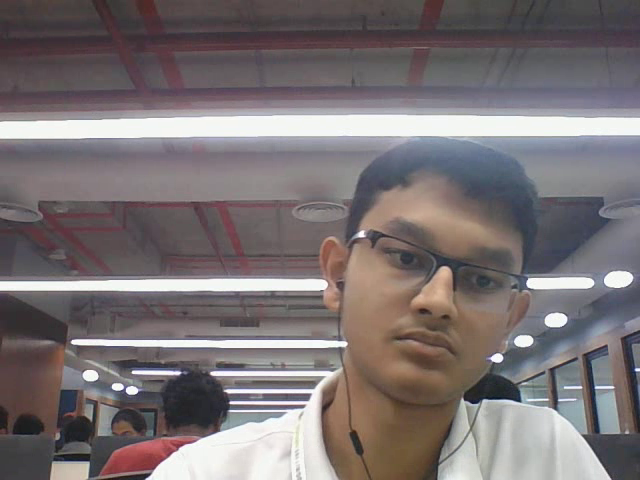
#> input picture frame 38 of output_eye.avi, 640 x 480 px, given in place of the camera
$ python eye_detection.py
#> lines starting #> are read from the running program, lines starting #| are printed output that depends on the picture; after the words box and inside, x2 and y2 are one past the last pixel; in counts of white or black regions, pixels touching at a corner belong together
import cv2 as cv
import time

CENTER_COORDS_LIST = [(630, 10), (10, 10), (10, 471), (630, 471)] # The list of coordinate positions where object is moving
RADIUS_OBJ = 10
FONT = cv.FONT_HERSHEY_SIMPLEX

def detect_and_display(frame, face_cascade, eyes_cascade, frame_count, change_phase, phase_count):

    """
    This is a helper method for detecting face and eyes per frame
    To be used in the main function eye_face_tracker
    This function tracks the eyes per frame
    :param frame: to detect
    :param face_cascade: Face haar cascade
    :param eyes_cascade: Eyes haar cascade
    :param frame_count: The number of frames elapsed since start of video stream
    :param change_phase: A boolean value indicating whether phase has to be changed
    :param phase_count: The phase of motion the object is in
    :return: void method displays frame
    """
    # Flipping the frame and getting a normalized histogram for eye-detection
    frame = cv.flip(frame, 1)
    frame_gray = cv.cvtColor(frame, cv.COLOR_BGR2GRAY)
    frame_gray = cv.equalizeHist(frame_gray)

    # Detecting faces
    faces = face_cascade.detectMultiScale(frame_gray)
    for x, y, w, h in faces:

        # Selecting region of face for scanning eyes
        faceROI = frame_gray[y : y + h, x : x + w]

        # Detecting eyes
        eyes = eyes_cascade.detectMultiScale(faceROI)

        # Initializing eye_coords for storing data about eyes
        eye_left = ()
        eye_right = ()

        # Flag used to toggle between left eye and right eye
        flag = True

        for x2, y2, w2, h2 in eyes:
            # Caluclating center of pupil
            eyes_center = (x + x2 + w2 // 2, y + y2 + h2 // 2)
            if flag:
                eye_left = eyes_center
                flag = False
            else:
                eye_right = eyes_center
                flag = True

            # Checking if eye_left or eye_right are null, if null use old vals for calculation
            if eye_left == ():
                continue
            elif eye_right == ():
                continue
            else:
                both_eyes = (eye_left, eye_right)

            # Getting the centre of the pupils of both eyes
            point = tuple([int(sum(q) / len(q)) for q in zip(*both_eyes)])

            # Obtaining the starting coordinates
            if frame_count == 0:
                global start
                start = point

            # Change_phase returns true when the object moves. See eye_and_face_tracker
            if change_phase:

                # Counting the phase stage and accordingly checking if eye is moving
                if phase_count == 1:
                    global end_tl
                    end_tl = point # The eye_center coords when object moves from top left position
                    difference = (start[0] - end_tl[0], start[1] - end_tl[1])


                    # Checking if the eye movement is done properly and showing success or failure message
                    if difference[0] <= 10 and (difference[1] <= 5 and difference[1] >= -35):
                        cv.rectangle(frame, (0, 0), (1000, 512), (255, 255, 255), -1)
                        cv.putText(frame, "SUCCESS", (200, 266), FONT, 2, (0, 255, 0), 2, cv.LINE_AA)
                        time.sleep(2)
                        print(difference)
                    else:
                        cv.rectangle(frame, (0, 0), (1000, 512), (255, 255, 255), -1)
                        cv.putText(frame, "FAILURE", (200, 266), FONT, 2, (0, 0, 255), 2, cv.LINE_AA)
                        time.sleep(2)

                if phase_count == 2:
                    global end_tr
                    end_tr = point # The eye_center coords when object moves from top right position
                    difference = (end_tr[0] - end_tl[0], end_tr[1] - end_tl[1])


                    # Checking if the eye movement is done properly and showing success or failure message
                    if difference[0] <= 10 and (difference[1] <= 10 and difference[1] >= -10):
                        cv.rectangle(frame, (0, 0), (1000, 512), (255, 255, 255), -1)
                        cv.putText(frame, "SUCCESS", (200, 266), FONT, 2, (0, 255, 0), 2, cv.LINE_AA)
                        time.sleep(2)
                        print(difference)
                    else:
                        cv.rectangle(frame, (0, 0), (1000, 512), (255, 255, 255), -1)
                        cv.putText(frame, "FAILURE", (200, 266), FONT, 2, (0, 0, 255), 2, cv.LINE_AA)
                        time.sleep(2)

                if phase_count == 3:
                    global end_br
                    end_br = point # The eye_center coords when object moves from bottom right position
                    difference = (end_br[0] - end_tr[0], end_br[1] - end_tr[1])


                    # Checking if the eye movement is done properly and showing success or failure message
                    if (difference[0] <= 25 and difference[0] >= -25) and difference[1] >= 25:
                        cv.rectangle(frame, (0, 0), (1000, 512), (255, 255, 255), -1)
                        cv.putText(frame, "SUCCESS", (200, 266), FONT, 2, (0, 255, 0), 2, cv.LINE_AA)
                        time.sleep(2)
                        print(difference)
                    else:
                        cv.rectangle(frame, (0, 0), (1000, 512), (255, 255, 255), -1)
                        cv.putText(frame, "FAILURE", (200, 266), FONT, 2, (0, 0, 255), 2, cv.LINE_AA)
                        time.sleep(2)

                if phase_count == 4:
                    global end_bl
                    end_bl = point # The eye_center coords when object moves from bottom left position
                    difference = (end_br[0] - end_bl[0], end_br[1] - end_bl[1])


                    # Checking if the eye movement is done properly and showing success or failure message
                    if difference[0] >= 40 and (difference[1] < 15 and difference[1] > -15):
                        cv.rectangle(frame, (0, 0), (1000, 512), (255, 255, 255), -1)
                        cv.putText(frame, "SUCCESS", (200, 266), FONT, 2, (0, 255, 0), 2, cv.LINE_AA)
                        time.sleep(2)
                        print(difference)
                    else:
                        cv.rectangle(frame, (0, 0), (1000, 512), (255, 255, 255), -1)
                        cv.putText(frame, "FAILURE", (200, 266), FONT, 2, (0, 0, 255), 2, cv.LINE_AA)
                        time.sleep(2)

                    phase_count = 0 # setting the phase count back to zero, thus providing loop functionality

            frame = cv.circle(frame, point, radius=3, color=(0, 0, 255), thickness=-1)

    # Forcing the window to run in full screen
    cv.namedWindow("Capture-Face Detection", cv.WND_PROP_FULLSCREEN)
    cv.setWindowProperty("Capture-Face Detection", cv.WND_PROP_FULLSCREEN, cv.WINDOW_FULLSCREEN)

    #Displaying the frame
    cv.imshow("Capture-Face Detection", frame)


def eye_and_face_tracker():
    """
    This is a caller method which calls the above function for each function frame

    :return: void method
    """
    # Getting the haar cascade algorithm for running from local storage and loading it
    face_cascade_name = "C:\\Users\\SACHIN\\anaconda3\\Lib\\site-packages\\opencv\\sources\\data\\haarcascades\\haarcascade_frontalface_alt.xml"  # Path
    eyes_cascade_name = "C:\\Users\\SACHIN\\anaconda3\\Lib\\site-packages\\opencv\\sources\\data\\haarcascades\\haarcascade_eye_tree_eyeglasses.xml"  # Path
    face_cascade = cv.CascadeClassifier()
    eyes_cascade = cv.CascadeClassifier()

    if not face_cascade.load(cv.samples.findFile(face_cascade_name)):
        print("--(!)Error loading face cascade")
        exit(0) # Exits if cannot find model
    if not eyes_cascade.load(cv.samples.findFile(eyes_cascade_name)):
        print("--(!)Error loading eyes cascade")
        exit(0) # Exits if cannot find model

    fourcc = cv.VideoWriter_fourcc(*'DIVX')
    out = cv.VideoWriter("output_eye.avi", fourcc, 7, (640, 480))

    # Starts the video capture through camera
    cap = cv.VideoCapture(0)

    # If video capture cannot be opened this executes
    if not cap.isOpened():
        print("--(!)Error opening camera")
        exit(0)

    # Initializing variables to pass into detect_and_display function
    frame_count = -1
    change_phase = False
    phase_count = 0

    # Steps into the loop for displaying frames
    while True:
        ret, frame = cap.read()
#> frame is the input picture: shape (480, 640, 3); mean B, G, R 116.1, 114.6, 122.4

        # If frame or return value is not obtained breaks the loop
        if ret is None:
            break

        frame_count += 1 # Counts the number of frames

        # Passes the change_phase signal when frame_count reaches certain numbers and increments the phase_stage
        if frame_count == 50:
            change_phase = True
            phase_count += 1
        if frame_count == 100:
            change_phase = True
            phase_count += 1
        if frame_count == 150:
            change_phase = True
            phase_count += 1
        if frame_count == 200:
            phase_count += 1

        # Checks if frame count is within limits of list
        if frame_count // 50 <= 3:
            # Creates the circular object to follow
            frame = cv.circle(frame, CENTER_COORDS_LIST[frame_count // 50], RADIUS_OBJ, color=(0, 255, 255),thickness=-1)
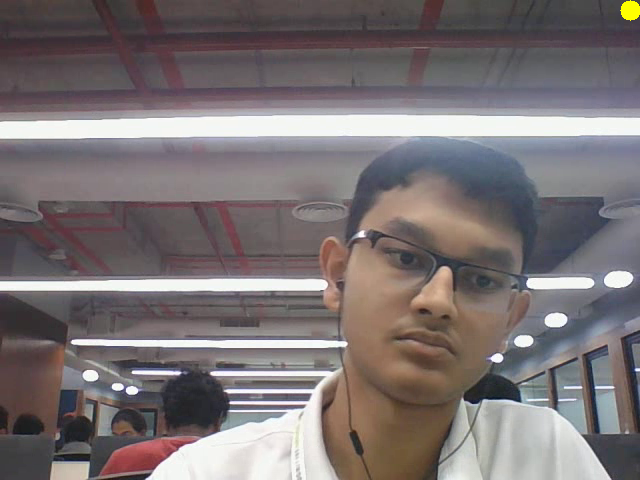
#> frame: shape (480, 640, 3); 0.1% of pixels changed, all inside (x1, y1, x2, y2) = (620, 0, 640, 21)
        else:
            # Resets the frame_count and change_phase to send it into a loop
            frame_count = 1
            change_phase = True

        # Calls the function frame-by-frame
        detect_and_display(frame, face_cascade, eyes_cascade, frame_count, change_phase, phase_count)
#> in detect_and_display, `frame = cv.flip(frame, 1)`:
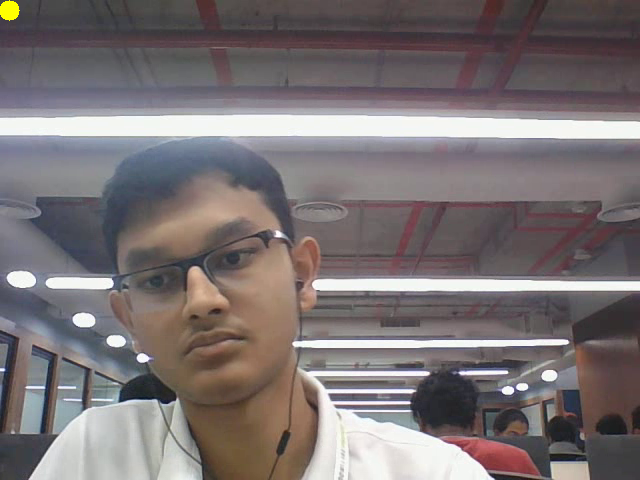
#> frame: shape (480, 640, 3); mean of channels 0, 1, 2 116.1, 114.8, 122.6; drawn as B, G, R
#> in detect_and_display, `frame_gray = cv.cvtColor(frame, cv.COLOR_BGR2GRAY)`:
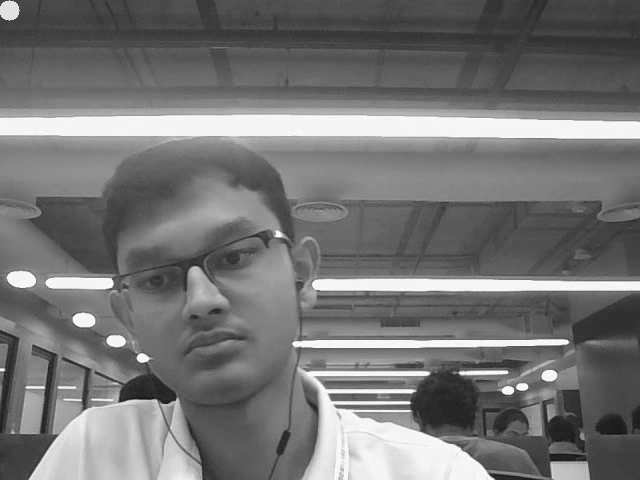
#> frame_gray: shape (480, 640); min 16, max 255, mean 117.2
#> in detect_and_display, `frame_gray = cv.equalizeHist(frame_gray)`:
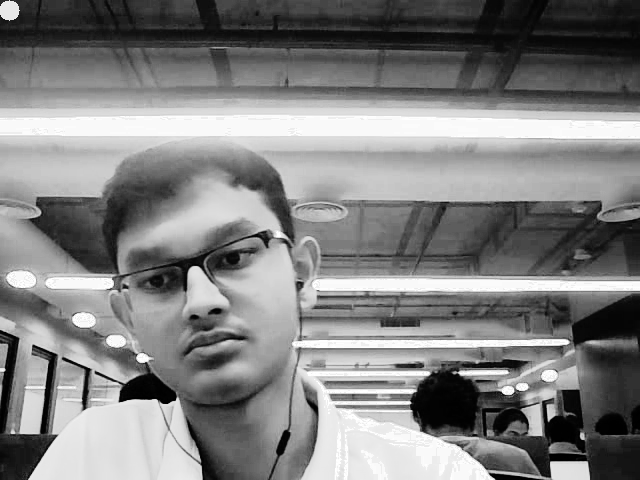
#> frame_gray: shape (480, 640); min 0, max 255, mean 128.8
#> in detect_and_display, `faces = face_cascade.detectMultiScale(frame_gray)`: faces = [[97, 188, 205, 205]]
#> the loop in detect_and_display, `for x, y, w, h in faces:` made 1 pass
#> (x, y, w, h, eyes) on pass 1: (97, 188, 205, 205, [[38, 74, 40, 40]])
#> pass 1, in detect_and_display, `faceROI = frame_gray[y : y + h, x : x + w]`:
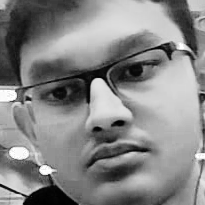
#> faceROI: shape (205, 205); min 1, max 255, mean 133.9
#> after the loop in detect_and_display, `for x, y, w, h in faces:`: phase_count = 0

        # Resets change_phase so as to not continuously change the phase
        change_phase = False

        out.write(frame)

        # Waits for 'space' key to be pressed to terminate program
        if cv.waitKey(50) == ord(" "):
#> (key Esc is pressed here)
            break


# Calls the eye_and_face_tracker function
if __name__ == "__main__":
    eye_and_face_tracker()

$ run again, starting later in the video
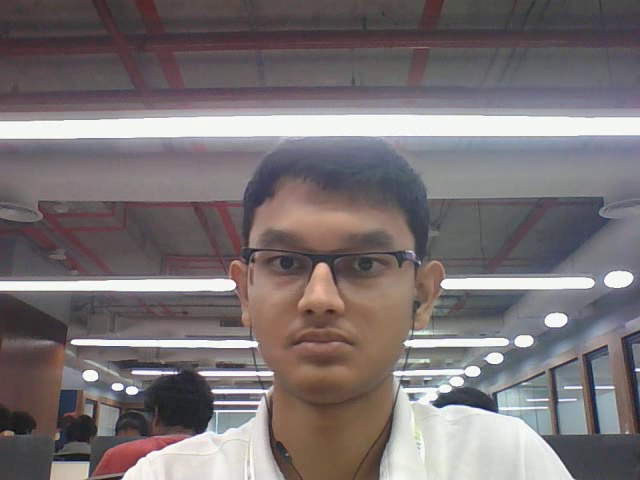
#> input picture frame 173 of output_eye.avi, 640 x 480 px, given in place of the camera
#> in eye_and_face_tracker, frame is the input picture: shape (480, 640, 3); mean B, G, R 116.4, 114.6, 122.2
#> in detect_and_display, `frame_gray = cv.equalizeHist(frame_gray)`:
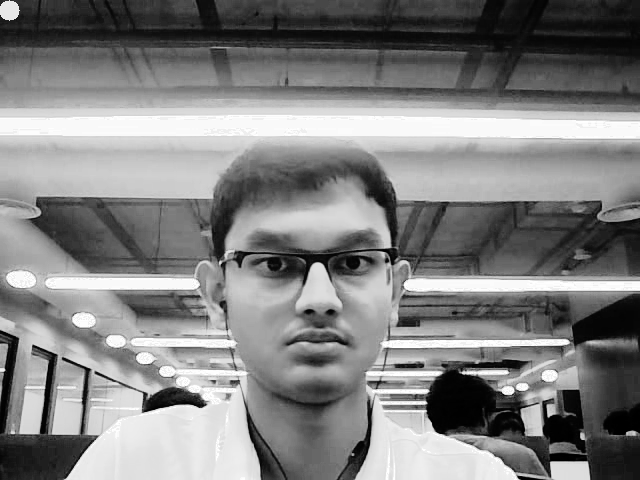
#> frame_gray: shape (480, 640); min 0, max 255, mean 128.7
#> faces = [[219, 189, 195, 195]]
#> the loop in detect_and_display, `for x, y, w, h in faces:` made 1 pass
#> (x, y, w, h, eyes) on pass 1: (219, 189, 195, 195, [[112, 50, 47, 47], [29, 52, 47, 47]])
#> pass 1, in detect_and_display, `faceROI = frame_gray[y : y + h, x : x + w]`:
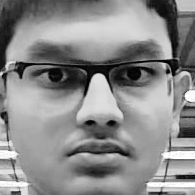
#> faceROI: shape (195, 195); min 0, max 255, mean 138.7
#> after the loop in detect_and_display, `for x, y, w, h in faces:`: phase_count = 0

$ run again, starting later in the video
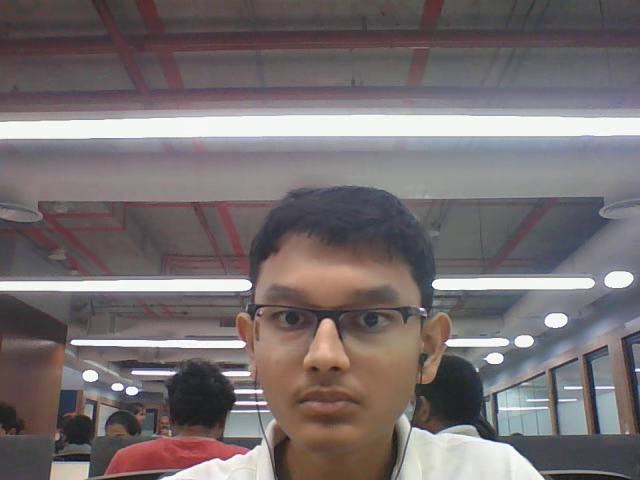
#> input picture frame 308 of output_eye.avi, 640 x 480 px, given in place of the camera
#> in eye_and_face_tracker, frame is the input picture: shape (480, 640, 3); mean B, G, R 112.9, 111.2, 119.4
#> in detect_and_display, `frame_gray = cv.equalizeHist(frame_gray)`:
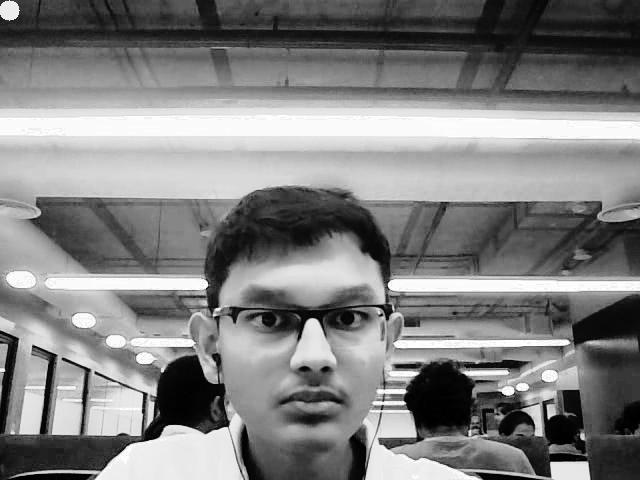
#> frame_gray: shape (480, 640); min 0, max 255, mean 128.8
#> faces = [[214, 244, 199, 199]]
#> the loop in detect_and_display, `for x, y, w, h in faces:` made 1 pass
#> (x, y, w, h, eyes) on pass 1: (214, 244, 199, 199, [[114, 52, 44, 44], [29, 52, 48, 48]])
#> pass 1, in detect_and_display, `faceROI = frame_gray[y : y + h, x : x + w]`:
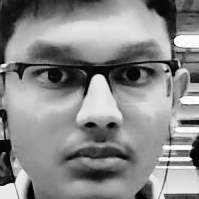
#> faceROI: shape (199, 199); min 0, max 255, mean 137.1
#> after the loop in detect_and_display, `for x, y, w, h in faces:`: phase_count = 0
